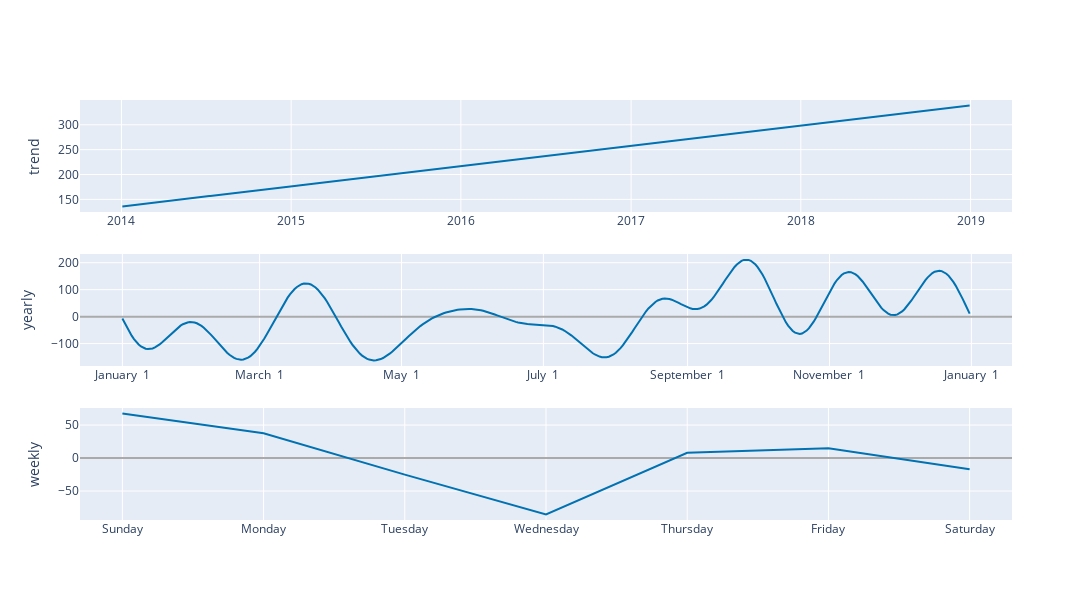

The notebook cell this image was saved under:
### Code cell
fig13=plot_components_plotly(m, forecast, figsize=(1200,200))

### Figure 1 — Plotly figure (JSON) as saved in the notebook; plotly's stock layout.template omitted (floating-point values rounded to 4 significant figures; data arrays with more than 128 entries replaced by an {"elided": "..."} marker saying what was removed)
{"data": [{"line": {"color": "#0072B2", "width": 2}, "mode": "lines", "name": "trend", "type": "scatter", "x": {"elided": "1602 str values"}, "xaxis": "x", "y": {"elided": "1602 float values"}, "yaxis": "y"}, {"line": {"color": "rgba(0, 114, 178, 0.2)", "width": 0}, "mode": "lines", "name": "trend_upper", "type": "scatter", "x": {"elided": "1602 str values"}, "xaxis": "x", "y": {"elided": "1602 float values"}, "yaxis": "y"}, {"fill": "tonexty", "fillcolor": "rgba(0, 114, 178, 0.2)", "line": {"color": "rgba(0, 114, 178, 0.2)", "width": 0}, "mode": "lines", "name": "trend_lower", "type": "scatter", "x": {"elided": "1602 str values"}, "xaxis": "x", "y": {"elided": "1602 float values"}, "yaxis": "y"}, {"line": {"color": "#0072B2", "width": 2}, "mode": "lines", "name": "yearly", "type": "scatter", "x": {"elided": "365 str values"}, "xaxis": "x2", "y": {"elided": "365 float values"}, "yaxis": "y2"}, {"line": {"color": "#0072B2", "width": 2}, "mode": "lines", "name": "weekly", "type": "scatter", "x": ["2017-01-01T00:00:00", "2017-01-02T00:00:00", "2017-01-03T00:00:00", "2017-01-04T00:00:00", "2017-01-05T00:00:00", "2017-01-06T00:00:00", "2017-01-07T00:00:00"], "xaxis": "x3", "y": [67.39, 37.44, -25.16, -85.45, 7.893, 14.98, -17.1], "yaxis": "y3"}], "layout": {"height": 600, "showlegend": false, "width": 1200, "xaxis": {"anchor": "y", "domain": [0, 1], "range": ["2013-10-03T21:36:00", "2019-03-31T02:24:00"], "type": "date"}, "xaxis2": {"anchor": "y2", "domain": [0, 1], "range": ["2016-12-13T18:54:02.958904115", "2018-01-18T11:04:57.863013581"], "tickformat": "%B %e", "type": "date"}, "xaxis3": {"anchor": "y3", "domain": [0, 1], "range": ["2016-12-31T16:48:00", "2017-01-07T07:12:00"], "tickformat": "%A", "type": "date"}, "yaxis": {"anchor": "x", "domain": [0.7333, 1], "rangemode": "normal", "title": {"text": "trend"}, "zerolinecolor": "#AAA"}, "yaxis2": {"anchor": "x2", "domain": [0.3667, 0.6333], "title": {"text": "yearly"}, "zerolinecolor": "#AAA"}, "yaxis3": {"anchor": "x3", "domain": [0, 0.2667], "title": {"text": "weekly"}, "zerolinecolor": "#AAA"}}}
